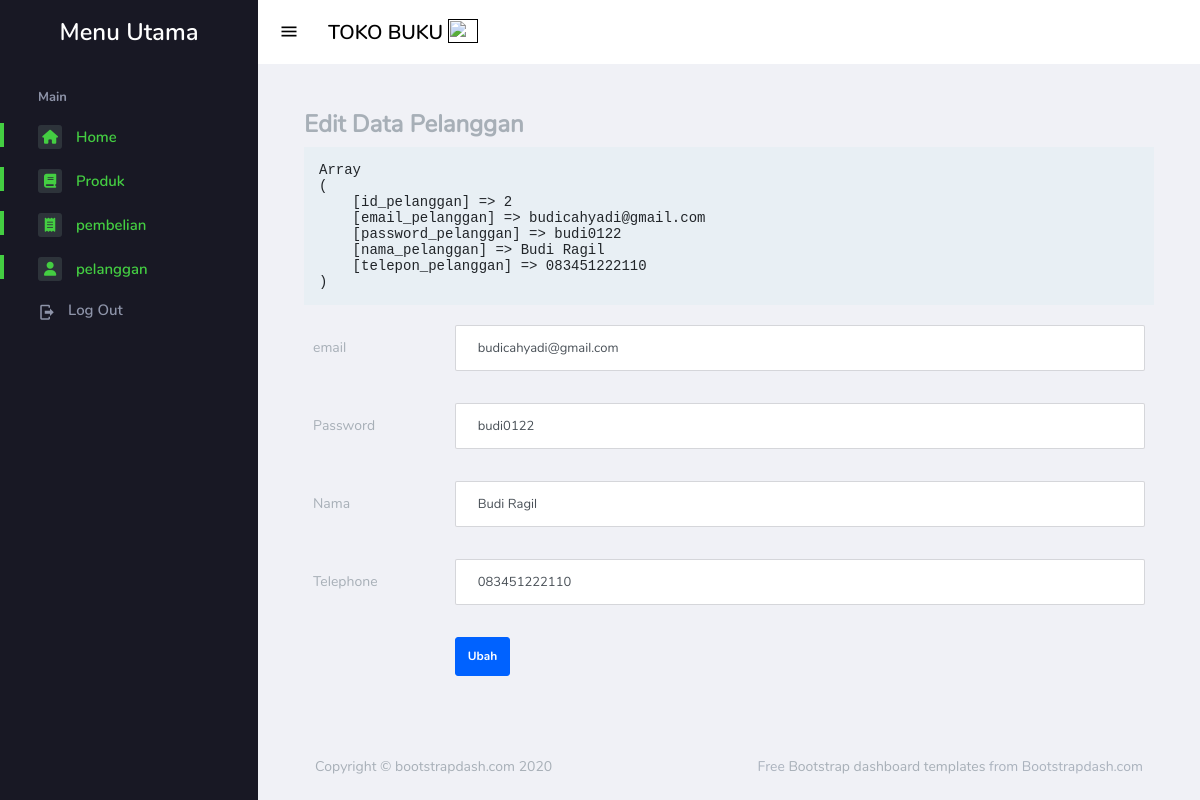
The page /admin/index.php?halaman=ubahpelanggan&id=2 (signed in) on the database its author committed.
### tables this page shows
CREATE TABLE `pelanggan` (
  `id_pelanggan` int(11) NOT NULL,
  `email_pelanggan` varchar(100) NOT NULL,
  `password_pelanggan` varchar(50) NOT NULL,
  `nama_pelanggan` varchar(100) NOT NULL,
  `telepon_pelanggan` varchar(25) NOT NULL
);

### admin/ubahpelanggan.php (the view, shortened to what this page needs)
<h2>Edit Data Pelanggan</h2>
<?php
$sql = mysqli_query($conn, "SELECT * FROM pelanggan WHERE id_pelanggan = '$_GET[id]'") or die(mysqli_error($conn));
$data = mysqli_fetch_assoc($sql);
echo "<pre>";
print_r($data);
echo "</pre>";
?>
<div class="container" style="margin-top:20px">
	<form enctype="multipart/form-data" method="post">
		<div class="form-group row">
			<label class="col-sm-2 col-form-label">email</label>
			<div class="col-sm-10">
				<input type="text" name="email" class="form-control" value="<?php echo $data['email_pelanggan'] ?>">
			</div>
		</div>
		<div class="form-group row">
			<label class="col-sm-2 col-form-label">Password</label>
			<div class="col-sm-10">
				<input type="text" name="password" class="form-control" value="<?php echo $data['password_pelanggan'] ?>">
			</div>
		</div>
		<div class="form-group row">
			<label class="col-sm-2 col-form-label">Nama</label>
			<div class="col-sm-10">
				<input type="text" name="nama" class="form-control" value="<?php echo $data['nama_pelanggan'] ?>">
			</div>
		</div>
		<div class="form-group row">
			<label class="col-sm-2 col-form-label">Telephone</label>
			<div class="col-sm-10">
				<input type="text" name="telephone" class="form-control" value="<?php echo $data['telepon_pelanggan'] ?>">
			</div>
		</div>
		<div class="form-group row">
			<label class="col-sm-2 col-form-label">&nbsp;</label>
			<div class="col-sm-10">
				<input type="submit" name="edit" class="btn btn-primary" value="Ubah">
			</div>
		</div>
	</form>
</div>

### rows shown on the page
pelanggan: email "budicahyadi@gmail.com", password "budi0122", nama "Budi Ragil", telephone "083451222110"
